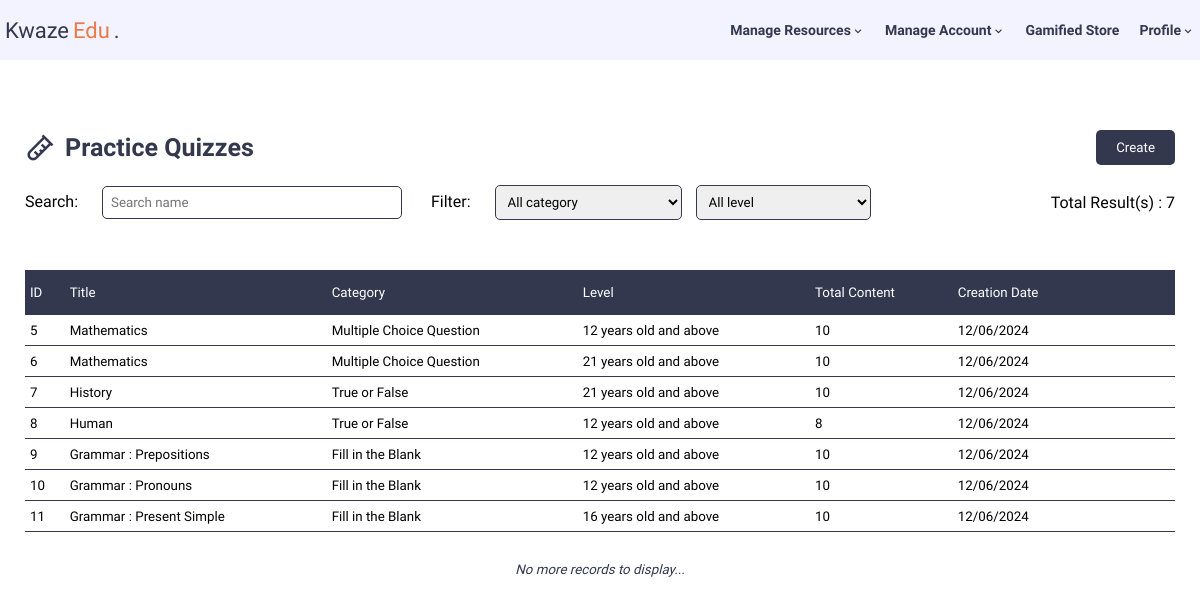
The page /php/a_quiz_view.php (signed in) on the database its author committed.
### tables this page shows
CREATE TABLE `quiz` (
  `quiz_id` int(100) NOT NULL,
  `title` varchar(50) NOT NULL,
  `category` varchar(50) NOT NULL,
  `level` varchar(50) NOT NULL,
  `type` varchar(10) NOT NULL,
  `date_created` timestamp(6) NOT NULL DEFAULT current_timestamp(6),
  `last_updated` timestamp(6) NOT NULL DEFAULT current_timestamp(6),
  `admin_id` int(11) NOT NULL
);

### php/a_quiz_view.php (the view, shortened to what this page needs)
<?php
if (isset($_SESSION["user_id"]) && ($_SESSION["role"] == "admin" || $_SESSION["role"] == "manager")) {
    ?>
<!DOCTYPE html>
<html lang="en">
<head>
    <link href="https://unpkg.com/boxicons@2.1.4/css/boxicons.min.css" rel="stylesheet" />
    <link rel="stylesheet" href="../css/a_view.css" />
</head>
<body>
    <?php include 'nav_Admin.php'; ?>
    <div class="uni-wrapper">
        <div class="container flex-col">
            <div class="content-container">
                <div class="title-row">
                    <span><i class="bx bx-test-tube"></i>Practice Quizzes</span>
                    <button class="create-btn">Create</button>
                </div>
                <div class="search">
                    <div class="search-bar">
                        <span class="search-bar-text">Search:</span>
                        <input type="text" placeholder="Search name" id="searchName"/>
                        <span class="search-bar-text">Filter:</span>
                        <select class="cat-filter" name="category" id="category">
                            <option value="all">All category</option>
                        </select>
                        <select class="lvl-filter" name="level" id="level">
                            <option value="all">All level</option>
                        </select>
                    </div>
                    <?php
                        include "db_conn.php";
                        $quiz_query = "SELECT COUNT(*) FROM `quiz` WHERE `type` = 'prac'";
                        $quiz_total = mysqli_query($connection, $quiz_query);
                        $quiz_row = mysqli_fetch_array($quiz_total);
                        $total_quiz = $quiz_row[0];
                        ?>
                    <div class="search-result">
                        <span id="resultCount">Total Result(s) : <?php echo $total_quiz; ?></span>
                    </div>
                </div>
                <div class="table-data">
                    <table>
                        <thead>
                            <tr>
                                <th>ID</th>
                                <th>Title</th>
                                <th>Category</th>
                                <th>Level</th>
                                <th>Total Content</th>
                                <th>Creation Date</th>
                                <th></th>
                            </tr>
                        </thead>
                        <tbody id="quizTableBody">
                            <?php
                                include "db_conn.php";
                                if ($_SESSION["role"] == "manager") {
                                    $query = "SELECT * FROM `quiz` WHERE `type` = 'prac'";
                                } else {
                                    $query = "SELECT * FROM `quiz` WHERE `admin_id` = {$_SESSION['user_id']} AND `type` = 'prac'";
                                }
                                $results = mysqli_query($connection, $query);
                                if (mysqli_num_rows($results) > 0){
                                    while ($row = mysqli_fetch_assoc($results)) {
                                        $timestamp = $row['date_created'];
                                        $date_created = date('d/m/Y', strtotime($timestamp));
                                        ?>
                            <tr>
                                <td><?php echo $row['quiz_id'] ?></td>
                                <td><?php echo $row['title'] ?></td>
                                <td><?php echo $row['category'] ?></td>
                                <td><?php echo $row['level'] ?></td>
                                <?php
                                    $query_count = "SELECT COUNT(*) AS question_count FROM `quiz_question` WHERE `quiz_id` = {$row['quiz_id']}";
                                    $count_result = mysqli_query($connection, $query_count);
                                    $count_data = mysqli_fetch_assoc($count_result);
                                    $count = $count_data['question_count'];
                                ?>
                                <td><?php echo $count ?></td>
                                <td><?php echo $date_created ?></td>
                                <td>
                                </td>
                            </tr>
                            <?php
                                    }
                                }
                                ?>
                        </tbody>
                    </table>
                    <div class="end-data">
                        <span>No more records to display...</span>
                    </div>
                </div>
            </div>
        </div>
    </div>
</body>
</html>
<?php
} else if (isset($_SESSION["user_id"]) && ($_SESSION["role"] == "user")){
    header ('Location: ../php/c_Dashboard.php');
    exit();
} else {
    header ('Location: ../php/login.php');
    exit();
}
?>

### css/a_view.css (style rules this page uses)
* { margin: 0; padding: 0; box-sizing: border-box; font-family: "Chivo", sans-serif; }
.container { width: 1190px; margin: 0 auto; }
.flex-col { display: flex; flex-direction: column; }
.content-container { padding: 20px; }
.title-row { margin-top: 50px; display: flex; justify-content: space-between; }
.title-row span { font-size: 25px; color: #33384f; font-weight: bold; display: flex; align-items: center; }
.title-row span i { margin-right: 10px; font-size: 30px; color: #33384f; }
.title-row button { background-color: #33384f; color: white; padding: 10px 20px; border: none; border-radius: 5px; cursor: pointer; }
.search { display: flex; justify-content: space-between; align-items: center; margin-top: 20px; }
.search input { width: 300px; padding: 8px; border: 1px solid #33384f; border-radius: 5px; margin-right: 25px; }
.search select { padding: 8px; border: 1px solid #33384f; border-radius: 5px; margin-right: 10px; }
.search-bar-text { margin-right: 20px; }
.table-data { margin-top: 50px; }
.table-data table { width: 100%; border-collapse: collapse; font-size: smaller; }
.table-data table thead { background-color: #33384f; color: white; position: sticky; top: 60px; }
.table-data table thead th { padding: 15px 5px; font-weight: 500; text-align: left; }
.table-data table thead th:last-child, .table-data table tbody td:last-child { text-align: center; }
.table-data table tbody tr { border-bottom: 1px solid #33384f; transition: all 0.2s; }
.table-data table tbody tr td { padding: 5px; }
.end-data { display: flex; justify-content: center; margin-top: 30px; margin-bottom: 30px; }
.end-data span { font-size: smaller; color: #33384f; font-style: italic; }

### php/nav_Admin.php (style rules this page uses)
* { margin: 0; padding: 0; box-sizing: border-box; font-family: "Chivo", sans-serif; }
html { scroll-behavior: smooth; }
.container { width: 1190px; margin: 0 auto; }

### rows shown on the page
quiz: quiz_id "5", title "Mathematics", category "Multiple Choice Question", level "12 years old and above", count "10", date_created "12/06/2024"
quiz: quiz_id "6", title "Mathematics", category "Multiple Choice Question", level "21 years old and above", count "10", date_created "12/06/2024"
quiz: quiz_id "7", title "History", category "True or False", level "21 years old and above", count "10", date_created "12/06/2024"
quiz: quiz_id "8", title "Human", category "True or False", level "12 years old and above", count "8", date_created "12/06/2024"
quiz: quiz_id "9", title "Grammar : Prepositions", category "Fill in the Blank", level "12 years old and above", count "10", date_created "12/06/2024"
quiz: quiz_id "10", title "Grammar : Pronouns", category "Fill in the Blank", level "12 years old and above", count "10", date_created "12/06/2024"
quiz: quiz_id "11", title "Grammar : Present Simple", category "Fill in the Blank", level "16 years old and above", count "10", date_created "12/06/2024"

### other values the page prints
$total_quiz "7"
